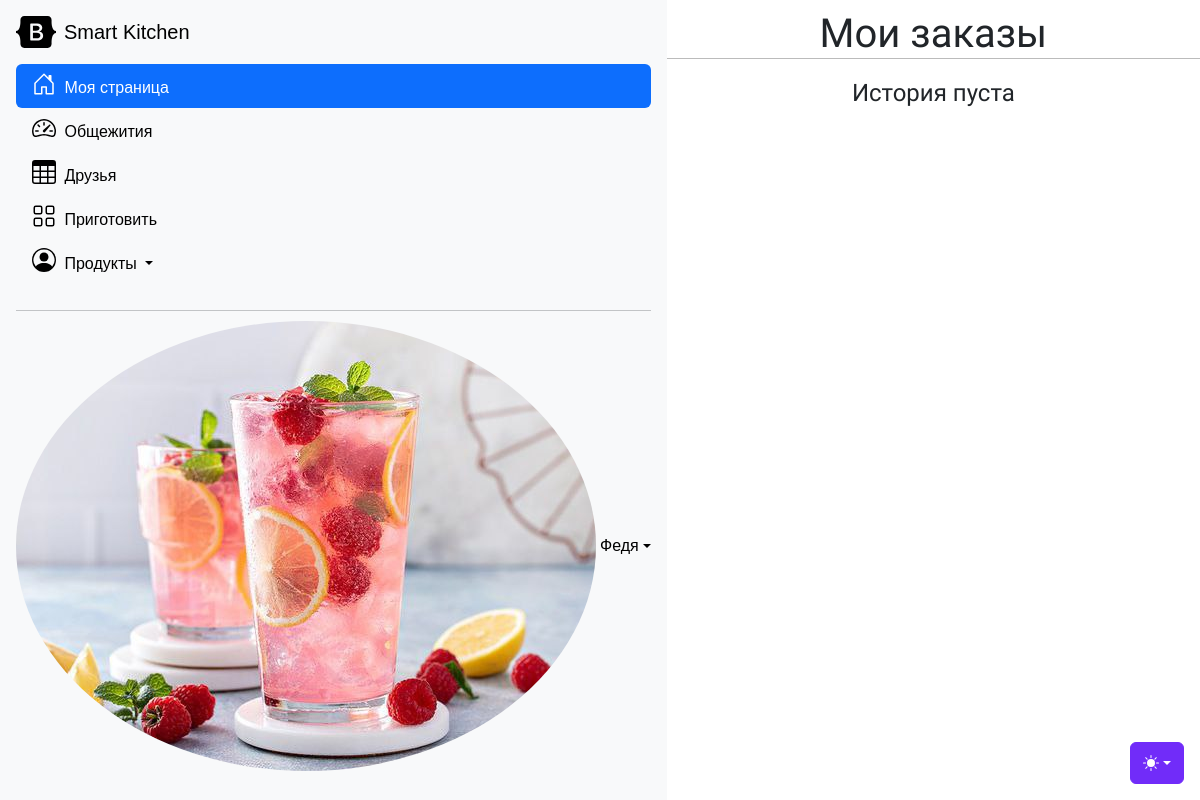
The page /orders/history/ (signed in) on the database as committed earlier.
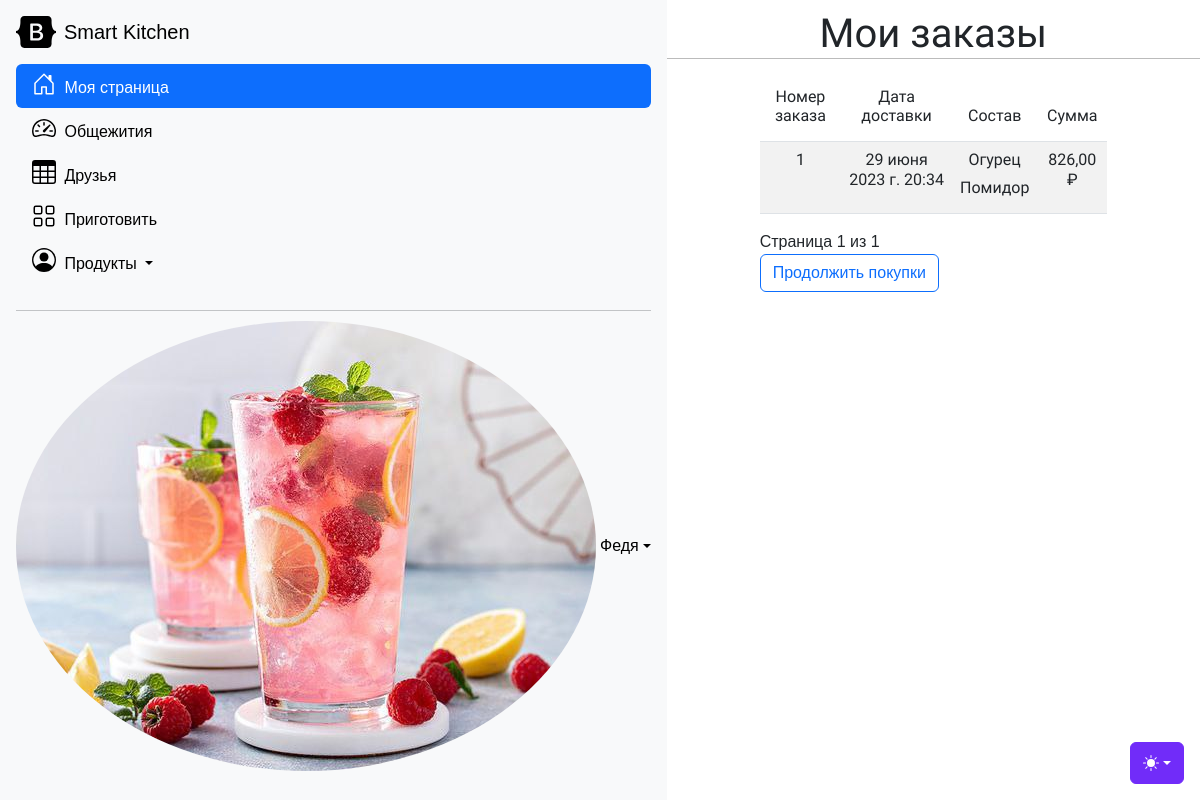
The same page on the database as committed later.
### orders/models.py (models this page shows, shortened)
class Order(models.Model):
    name = models.ForeignKey(User, related_name="name_user", on_delete=models.CASCADE)
    date = models.DateTimeField()
    created = models.DateTimeField(auto_now_add=True)
    updated = models.DateTimeField(auto_now=True)
    paid = models.BooleanField(default=False)
    class Meta:
        ordering = ["-created"]
        indexes = [
            models.Index(fields=["created"]),
        ]

### products/models.py (models this page shows, shortened)
class Product(models.Model):
    category = models.ForeignKey(
        CategoryProducts, related_name="product_category", on_delete=models.CASCADE, default=None
    )
    name = models.CharField(max_length=50)
    slug = models.SlugField(max_length=50, unique=True)
    image = models.ImageField(upload_to="products/%Y/%m/%d", blank=True)
    description = models.TextField(blank=True)
    composition = models.CharField(max_length=250)
    price = models.DecimalField(max_digits=10, decimal_places=2)
    available = models.BooleanField(default=True)
    created = models.DateTimeField(auto_now_add=True)
    updated = models.DateTimeField(auto_now=True)
    class Meta:
        ordering = ["name"]
        indexes = [
            models.Index(fields=["id", "slug"]),
            models.Index(fields=["name"]),
            models.Index(fields=["-created"]),
        ]

### orders/views.py (the view)
@login_required
def get_orders_history(request):
    client = list(User.objects.filter(id=request.user.id).values())
    orders_list = [
        order
        for order in list(Order.objects.all().values())
        if order["name_id"] == client[0]["id"]
    ]
    orders_id = [id["id"] for id in orders_list]
    orders_item_sum = {}
    orders_items_products = {}
    for i in orders_id:
        orders_item_sum[i] = 0
        orders_items_products[i] = []
    for item in list(OrderItem.objects.all().values()):
        for i in list(orders_item_sum.keys()):
            if item["order_id"] == i:
                orders_item_sum[i] += item["price"] * item["quantity"]
                for n in list(Product.objects.filter(id=item["product_id"])):
                    orders_items_products[i].append(n.name)
    for order in orders_list:
        if int(order["id"]) in list(orders_item_sum.keys()):
            order["price"] = orders_item_sum[int(order["id"])]
            order["products"] = orders_items_products[int(order["id"])]
    paginator = Paginator(orders_list, 10)
    page_number = request.GET.get("page", 1)
    try:
        orders = paginator.page(page_number)
    except PageNotAnInteger:
        orders = paginator.page(1)
    except EmptyPage:
        orders = paginator.page(paginator.num_pages)
    return render(
        request,
        "orders/order/history.html",
        {"orders": orders},
    )

### cart/cart.py (called while the page is built)
    def __len__(self):
        return sum(item["quantity"] for item in self.cart.values())

### cart/context_processors.py (called while the page is built)
def cart(request):
    return {
        "cart": Cart(request),
    }

### orders/templates/orders/order/history.html (shortened to what this page needs)
{% extends "account/base.html" %}
{% load static %}
{% block page_header %}
  <div class="text-center"><h1>Мои заказы</h1></div>
{% endblock %}
{% block content %}
  {% if orders %}
  <div class="row mr-auto">
    <div class="col-md-1 col-lg-2"></div>
    <div class=" col-12 col-sm-12 col-md-10 col-lg-8">
      <table class="table table-striped shoplist">
        <thead class="shopunit" >
          <tr>
            <th class="primary">
              <h6 class="text-center">Номер заказа</h6>
            </th>
            <th class="primary">
              <h6 class="text-center">Дата доставки</h6>
            </th>
            <th class="primary">
              <h6 class="text-center">Состав</h6>
            </th>
            <th class="primary">
              <h6 class="text-center">Сумма</h6>
            </th>
          </tr>
        </thead>
        <tbody>
          {% for order in orders %}
            <tr>
              <td>
                <h6 class="text-center">{{ order.id }}</h6>
              </td>
              <td>
                <h6 class="text-center">{{ order.date }}</h6>
              </td>
              <td>
                {% for products in order.products %}
                  <h6 class="text-center">{{ products }}</h6>
                {% endfor %}
              </td>
              <td>
                <h6 class="text-center">{{ order.price }} ₽</h6>
              </td>
            </tr>
          {% endfor %}
        </tbody>
      </table>
      {% include "pagination.html" with page=orders %}
      <p class="text-right">
        <a  href="{% url 'products:product_list' %}" class="btn btn-outline-primary">Продолжить покупки</a>
      </p>
    </div>
    <div class="col-md-1 col-lg-2"></div>
  </div>
  {% else %}
  <h4 class="mt-3 mb-3 text-center">
    История пуста
  </h4>
  {% endif %}
{% endblock %}

Rows that differ between the two databases and show on the page:
added Order: id "1", date "29 июня 2023 г. 20:34", price "826,00"
now on this page (row unchanged): Product: products "Огурец"
now on this page (row unchanged): Product: products "Помидор"
Other text that changed with them:
{{ page.number }}: (not shown) → "1"
{{ page.paginator.num_pages }}: (not shown) → "1"
text no longer shown: "История пуста"
text now shown: "Номер заказа Дата доставки Состав Сумма Страница из Продолжить покупки"
